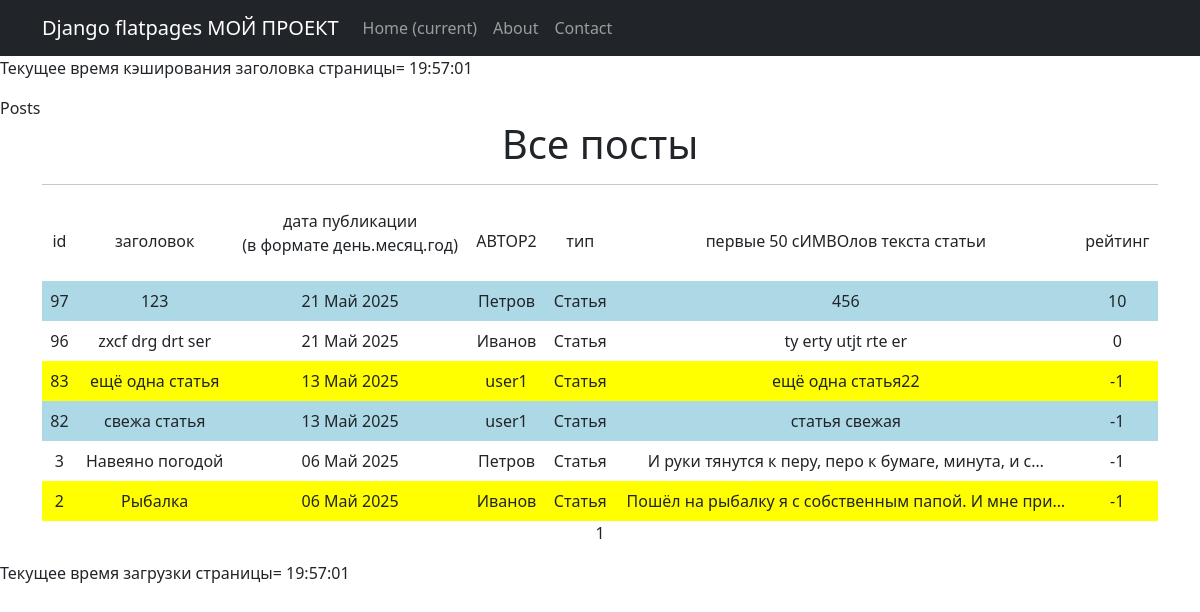
The app's page /articles/ with its own data.
### news/models.py (models this page shows, shortened)
class Post(models.Model):
    txt = 't'
    news = 'n'
    TIPS = [(txt, 'Статья'),(news, 'Новость'),]
    categorys = models.ManyToManyField(Category, through = 'PostCategory')
    author = models.ForeignKey(Author, on_delete=models.CASCADE, related_name='author_post')
    tip = models.CharField(max_length=1,choices=TIPS,default=txt)
    time_in = models.DateTimeField(auto_now_add=True)
    zagolov = models.CharField(max_length=100, default='')
    text = models.TextField()
    raiting = models.IntegerField(default=0)
    likes = models.IntegerField(default=0)
    dislikes = models.IntegerField(default=0)
    comments = models.ManyToManyField(User, through = 'Comment')

class Author(models.Model):
   user = models.OneToOneField(User, on_delete=models.CASCADE)
   raiting = models.IntegerField(default=0)
   kolzap = models.IntegerField(default=0)
   timezap = models.DateTimeField(auto_now_add=True)
   def __str__(self):
       return self.user.username

### news/views.py (the view)
class ArtList(PostsList):
    paginate_by = 6
    def get_queryset(self):
        return Post.objects.filter(tip='t').order_by('-time_in')

### news/templatetags/custom_filters.py (called while the page is built)
@register.filter
def censor(text):
    zaprety = set(z.zapret.lower() for z in Zapret.objects.all())
    znaki='.,+-*/|\!?:; '
    rez=[text]
    for pr in range(len(znaki)):
        zn=znaki[pr]
        rz = []
        for text in rez:
            words = text.split(zn)
            k = 0
            for word in words:
                if k > 0: rz.append(zn)
                rz.append(word)
                k += 1
        rez=rz;rz=[]
    words = rez
    for word in words:
        if word.lower() in zaprety:
            rz.append(word[0] + '*' * (len(word)-1))
        else:
            rz.append(word)
    text = ''.join(rz)
    return text

### news/templatetags/custom_tags.py (called while the page is built)
@register.simple_tag()
def current_time(format_string='%b %d %Y'):
   return datetime.utcnow().strftime(format_string)

### templates/post_list.html (shortened to what this page needs)
{% extends 'flatpages/default.html' %}
{% load custom_filters %}
{% load custom_tags %}
{% block title %}
Posts
{% endblock title %}
{% block content %}
   <h1>Все посты</h1>
   <hr>
   {% if posts %}
       <table>
           <tr>
               <td>id</td>
               <td>заголовок</td>
               <td>дата публикации <p>(в формате день.месяц.год)</td>
               <td>АВТОР2</td>
               <td>тип</td>
               <td>первые 50 сИМВОлов текста статьи</td>
               <td>рейтинг</td>
           </tr>
           {% for post in posts %}
           <tr class="{% cycle 'blue' 'white' 'yellow' %}">
               <td>{{ post.id }}</td>
               <td>{{ post.zagolov|censor|truncatechars:20 }}</td>
               <td>{{ post.time_in|date:'d M Y'  }}</td>
               <td>{{ post.author }}</td>
               <td>{{ post.get_tip_display }}</td>
               <td>{{ post.text|censor|truncatechars:50 }}</td>
               <td>{{ post.raiting}}</td>
           </tr>
           {% endfor %}
       </table>
   {% else %}
       <h2>Постов нет!</h2>
   {% endif %}
   {{ page_obj.number }}
{% endblock content %}

### templates/flatpages/default.html (shortened to what this page needs)
<!DOCTYPE html>
<html lang="en">
    <head>
        {% load static %}
        <link href="{% static 'css/styles.css' %}" rel="stylesheet" />
    </head>
    <body>
        {% load cache %}
        {% cache 600 zagolovok %}
        <nav class="navbar navbar-expand-lg navbar-dark bg-dark static-top">
           <div class="container">
               <a class="navbar-brand" href="#">Django flatpages МОЙ ПРОЕКТ</a>
               <div class="collapse navbar-collapse" id="navbarResponsive">
                   <ul class="navbar-nav ml-auto">
                       <li class="nav-item active">
                           <a class="nav-link" href="#">Home
                               <span class="sr-only">(current)</span>
                           </a>
                       </li>
                       <li class="nav-item">
                           <a class="nav-link" href="/about/">About</a>
                       </li>
                       <li class="nav-item">
                           <a class="nav-link" href="/contacts/">Contact</a>
                       </li>
                   </ul>
               </div>
           </div>
        </nav>
        {% load tz %}
        <p>Текущее время кэширования заголовка страницы= {% now "H:i:s" %}</p>
        {% endcache %}
                    {% block title %}{% endblock title %}
        <div class="container">
           <div class="row">
               <div class="col-lg-12 text-center">
                   {% block content %}{% endblock content %}
               </div>
           </div>
        </div>
        <p>Текущее время загрузки страницы= {% now "H:i:s" %}</p>
    </body>
</html>

### templates/flatpages/default.html (style rules this page uses)
.blue { background-color: lightblue; }
.white { background-color: white; }
.yellow { background-color: yellow; }
table { border-collapse: collapse; width: 100%; }
td { padding: 8px; border: 1px solid #ddd; }

### records on screen
Post: id "97", zagolov|censor "123", time_in "21 Май 2025", author "Петров", tip "Статья", text|censor "456", raiting "10"
Post: id "96", zagolov|censor "zxcf drg drt ser", time_in "21 Май 2025", author "Иванов", tip "Статья", text|censor "ty erty utjt rte er", raiting "0"
Post: id "83", zagolov|censor "ещё одна статья", time_in "13 Май 2025", author "user1", tip "Статья", text|censor "ещё одна статья22", raiting "-1"
Post: id "82", zagolov|censor "свежа статья", time_in "13 Май 2025", author "user1", tip "Статья", text|censor "статья свежая", raiting "-1"
Post: id "3", zagolov|censor "Навеяно погодой", time_in "06 Май 2025", author "Петров", tip "Статья", text|censor "И руки тянутся к перу, перо к бумаге, минута, и с…", raiting "-1"
Post: id "2", zagolov|censor "Рыбалка", time_in "06 Май 2025", author "Иванов", tip "Статья", text|censor "Пошёл на рыбалку я с собственным папой. И мне при…", raiting "-1"

### other values on screen
{{ page_obj.number }} "1"
